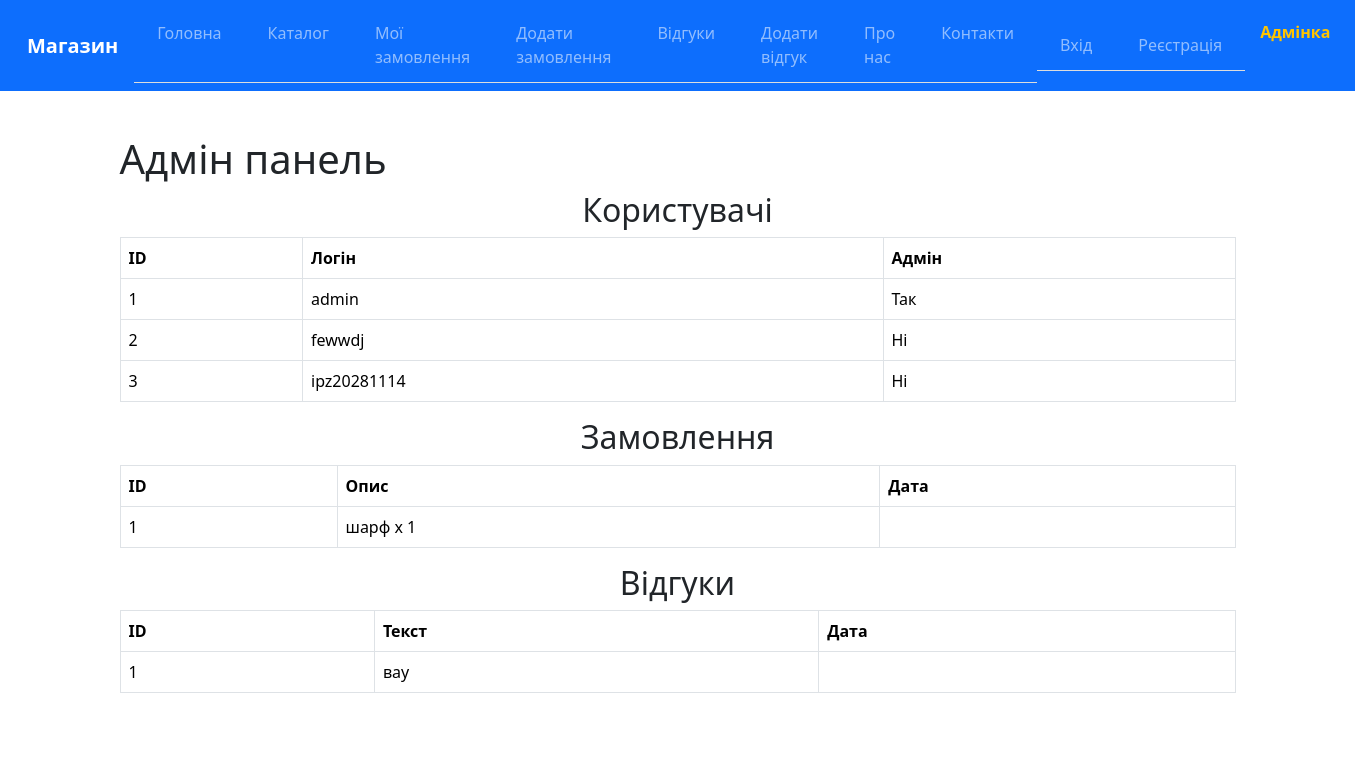
The page /admin (signed in) on the database its author committed.
### models.py (models this page shows)
class User(db.Model, UserMixin):
    id = db.Column(db.Integer, primary_key=True)
    username = db.Column(db.String(80), unique=True, nullable=False)
    password = db.Column(db.String(200), nullable=False)
    is_admin = db.Column(db.Boolean, default=False)

class Order(db.Model):
    id = db.Column(db.Integer, primary_key=True)
    description = db.Column(db.Text, nullable=False)

class Feedback(db.Model):
    id = db.Column(db.Integer, primary_key=True)
    text = db.Column(db.Text, nullable=False)

### app.py (the view)
@app.route("/admin")
@login_required
def admin_panel():
    if not current_user.is_admin:
        flash("Доступ заборонено!")
        return redirect(url_for("index"))
    users = User.query.all()
    orders = Order.query.all()
    feedbacks = Feedback.query.all()
    return render_template(
        "admin.html",
        users=users,
        orders=orders,
        feedbacks=feedbacks
    )

### app.py (called while the page is built)
@login_manager.user_loader
def load_user(user_id):
    return User.query.get(int(user_id))

### templates/admin.html (shortened to what this page needs)
{% extends "base.html" %}
{% block content %}
<h1>Адмін панель</h1>
<h2>Користувачі</h2>
<table class="table table-bordered">
    <thead>
        <tr>
            <th>ID</th>
            <th>Логін</th>
            <th>Адмін</th>
        </tr>
    </thead>
    <tbody>
        {% for user in users %}
        <tr>
            <td>{{ user.id }}</td>
            <td>{{ user.username }}</td>
            <td>{{ "Так" if user.is_admin else "Ні" }}</td>
        </tr>
        {% endfor %}
    </tbody>
</table>
<h2>Замовлення</h2>
<table class="table table-bordered">
    <thead>
        <tr>
            <th>ID</th>
            <th>Опис</th>
            <th>Дата</th>
        </tr>
    </thead>
    <tbody>
        {% for order in orders %}
        <tr>
            <td>{{ order.id }}</td>
            <td>{{ order.description }}</td>
            <td>{{ order.date_created }}</td>
        </tr>
        {% endfor %}
    </tbody>
</table>
<h2>Відгуки</h2>
<table class="table table-bordered">
    <thead>
        <tr>
            <th>ID</th>
            <th>Текст</th>
            <th>Дата</th>
        </tr>
    </thead>
    <tbody>
        {% for fb in feedbacks %}
        <tr>
            <td>{{ fb.id }}</td>
            <td>{{ fb.text }}</td>
            <td>{{ fb.date_created }}</td>
        </tr>
        {% endfor %}
    </tbody>
</table>
{% endblock %}

### static/css/style.css (style rules this page uses)
body { font-family: 'Arial', sans-serif; background: #F0F0F0; margin: 0; padding: 0; }
h2 { text-align: center; color: #A50044; }

### rows shown on the page
User: id "1", username "admin", is_admin "Так"
User: id "2", username "fewwdj", is_admin "Ні"
User: id "3", username "ipz20281114", is_admin "Ні"
Order: id "1", description "шарф x 1"
Feedback: id "1", text "вау"
